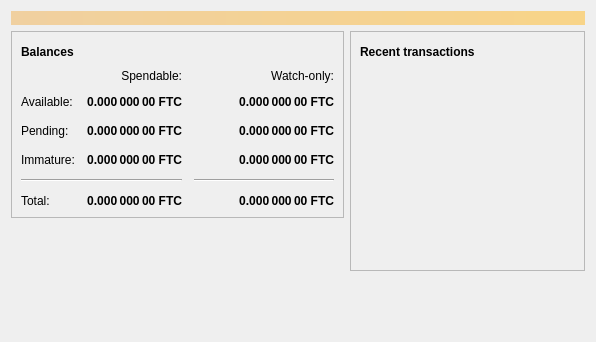
<?xml version="1.0" encoding="UTF-8"?>
<ui version="4.0">
 <class>OverviewPage</class>
 <widget class="QWidget" name="OverviewPage">
  <property name="geometry">
   <rect>
    <x>0</x>
    <y>0</y>
    <width>596</width>
    <height>342</height>
   </rect>
  </property>
  <property name="windowTitle">
   <string>Form</string>
  </property>
  <layout class="QVBoxLayout" name="topLayout">
   <item>
    <widget class="QLabel" name="labelAlerts">
     <property name="visible">
      <bool>false</bool>
     </property>
     <property name="styleSheet">
      <string notr="true">QLabel { background-color: qlineargradient(x1: 0, y1: 0, x2: 1, y2: 0, stop:0 #F0D0A0, stop:1 #F8D488); color:#000000; }</string>
     </property>
     <property name="wordWrap">
      <bool>true</bool>
     </property>
     <property name="margin">
      <number>3</number>
     </property>
     <property name="textInteractionFlags">
      <set>Qt::TextSelectableByMouse</set>
     </property>
    </widget>
   </item>
   <item>
    <layout class="QHBoxLayout" name="horizontalLayout" stretch="1,1">
     <item>
      <layout class="QVBoxLayout" name="verticalLayout_2">
       <item>
        <widget class="QFrame" name="frame">
         <property name="frameShape">
          <enum>QFrame::StyledPanel</enum>
         </property>
         <property name="frameShadow">
          <enum>QFrame::Raised</enum>
         </property>
         <layout class="QVBoxLayout" name="verticalLayout_4">
          <item>
           <layout class="QHBoxLayout" name="horizontalLayout_4">
            <item>
             <widget class="QLabel" name="label_5">
              <property name="font">
               <font>
                <weight>75</weight>
                <bold>true</bold>
               </font>
              </property>
              <property name="text">
               <string>Balances</string>
              </property>
             </widget>
            </item>
            <item>
             <widget class="QPushButton" name="labelWalletStatus">
              <property name="enabled">
               <bool>true</bool>
              </property>
              <property name="maximumSize">
               <size>
                <width>30</width>
                <height>16777215</height>
               </size>
              </property>
              <property name="toolTip">
               <string>The displayed information may be out of date. Your wallet automatically synchronizes with the Bitcoin network after a connection is established, but this process has not completed yet.</string>
              </property>
              <property name="text">
               <string/>
              </property>
              <property name="icon">
               <iconset resource="../bitcoin.qrc">
                <normaloff>:/icons/warning</normaloff>
                <disabledoff>:/icons/warning</disabledoff>:/icons/warning</iconset>
              </property>
              <property name="iconSize">
               <size>
                <width>24</width>
                <height>24</height>
               </size>
              </property>
              <property name="flat">
               <bool>true</bool>
              </property>
             </widget>
            </item>
            <item>
             <spacer name="horizontalSpacer_3">
              <property name="orientation">
               <enum>Qt::Horizontal</enum>
              </property>
              <property name="sizeHint" stdset="0">
               <size>
                <width>40</width>
                <height>20</height>
               </size>
              </property>
             </spacer>
            </item>
           </layout>
          </item>
          <item>
           <layout class="QGridLayout" name="gridLayout">
            <property name="spacing">
             <number>12</number>
            </property>
            <item row="2" column="2">
             <widget class="QLabel" name="labelWatchPending">
              <property name="font">
               <font>
                <weight>75</weight>
                <bold>true</bold>
               </font>
              </property>
              <property name="cursor">
               <cursorShape>IBeamCursor</cursorShape>
              </property>
              <property name="toolTip">
               <string>Unconfirmed transactions to watch-only addresses</string>
              </property>
              <property name="text">
               <string notr="true">0.000 000 00 FTC</string>
              </property>
              <property name="alignment">
               <set>Qt::AlignRight|Qt::AlignTrailing|Qt::AlignVCenter</set>
              </property>
              <property name="textInteractionFlags">
               <set>Qt::LinksAccessibleByMouse|Qt::TextSelectableByKeyboard|Qt::TextSelectableByMouse</set>
              </property>
             </widget>
            </item>
            <item row="2" column="1">
             <widget class="QLabel" name="labelUnconfirmed">
              <property name="font">
               <font>
                <weight>75</weight>
                <bold>true</bold>
               </font>
              </property>
              <property name="cursor">
               <cursorShape>IBeamCursor</cursorShape>
              </property>
              <property name="toolTip">
               <string>Total of transactions that have yet to be confirmed, and do not yet count toward the spendable balance</string>
              </property>
              <property name="text">
               <string notr="true">0.000 000 00 FTC</string>
              </property>
              <property name="alignment">
               <set>Qt::AlignRight|Qt::AlignTrailing|Qt::AlignVCenter</set>
              </property>
              <property name="textInteractionFlags">
               <set>Qt::LinksAccessibleByMouse|Qt::TextSelectableByKeyboard|Qt::TextSelectableByMouse</set>
              </property>
             </widget>
            </item>
            <item row="3" column="2">
             <widget class="QLabel" name="labelWatchImmature">
              <property name="font">
               <font>
                <weight>75</weight>
                <bold>true</bold>
               </font>
              </property>
              <property name="cursor">
               <cursorShape>IBeamCursor</cursorShape>
              </property>
              <property name="toolTip">
               <string>Mined balance in watch-only addresses that has not yet matured</string>
              </property>
              <property name="text">
               <string notr="true">0.000 000 00 FTC</string>
              </property>
              <property name="alignment">
               <set>Qt::AlignRight|Qt::AlignTrailing|Qt::AlignVCenter</set>
              </property>
              <property name="textInteractionFlags">
               <set>Qt::LinksAccessibleByMouse|Qt::TextSelectableByKeyboard|Qt::TextSelectableByMouse</set>
              </property>
             </widget>
            </item>
            <item row="4" column="0" colspan="2">
             <widget class="Line" name="line">
              <property name="orientation">
               <enum>Qt::Horizontal</enum>
              </property>
             </widget>
            </item>
            <item row="4" column="2">
             <widget class="Line" name="lineWatchBalance">
              <property name="sizePolicy">
               <sizepolicy hsizetype="Preferred" vsizetype="Fixed">
                <horstretch>0</horstretch>
                <verstretch>0</verstretch>
               </sizepolicy>
              </property>
              <property name="minimumSize">
               <size>
                <width>140</width>
                <height>0</height>
               </size>
              </property>
              <property name="orientation">
               <enum>Qt::Horizontal</enum>
              </property>
             </widget>
            </item>
            <item row="5" column="0">
             <widget class="QLabel" name="labelTotalText">
              <property name="text">
               <string>Total:</string>
              </property>
             </widget>
            </item>
            <item row="3" column="1">
             <widget class="QLabel" name="labelImmature">
              <property name="font">
               <font>
                <weight>75</weight>
                <bold>true</bold>
               </font>
              </property>
              <property name="cursor">
               <cursorShape>IBeamCursor</cursorShape>
              </property>
              <property name="toolTip">
               <string>Mined balance that has not yet matured</string>
              </property>
              <property name="text">
               <string notr="true">0.000 000 00 FTC</string>
              </property>
              <property name="alignment">
               <set>Qt::AlignRight|Qt::AlignTrailing|Qt::AlignVCenter</set>
              </property>
              <property name="textInteractionFlags">
               <set>Qt::LinksAccessibleByMouse|Qt::TextSelectableByKeyboard|Qt::TextSelectableByMouse</set>
              </property>
             </widget>
            </item>
            <item row="2" column="3">
             <spacer name="horizontalSpacer_2">
              <property name="orientation">
               <enum>Qt::Horizontal</enum>
              </property>
              <property name="sizeHint" stdset="0">
               <size>
                <width>40</width>
                <height>20</height>
               </size>
              </property>
             </spacer>
            </item>
            <item row="3" column="0">
             <widget class="QLabel" name="labelImmatureText">
              <property name="text">
               <string>Immature:</string>
              </property>
             </widget>
            </item>
            <item row="5" column="1">
             <widget class="QLabel" name="labelTotal">
              <property name="font">
               <font>
                <weight>75</weight>
                <bold>true</bold>
               </font>
              </property>
              <property name="cursor">
               <cursorShape>IBeamCursor</cursorShape>
              </property>
              <property name="toolTip">
               <string>Your current total balance</string>
              </property>
              <property name="text">
               <string notr="true">0.000 000 00 FTC</string>
              </property>
              <property name="alignment">
               <set>Qt::AlignRight|Qt::AlignTrailing|Qt::AlignVCenter</set>
              </property>
              <property name="textInteractionFlags">
               <set>Qt::LinksAccessibleByMouse|Qt::TextSelectableByKeyboard|Qt::TextSelectableByMouse</set>
              </property>
             </widget>
            </item>
            <item row="5" column="2">
             <widget class="QLabel" name="labelWatchTotal">
              <property name="font">
               <font>
                <weight>75</weight>
                <bold>true</bold>
               </font>
              </property>
              <property name="cursor">
               <cursorShape>IBeamCursor</cursorShape>
              </property>
              <property name="toolTip">
               <string>Current total balance in watch-only addresses</string>
              </property>
              <property name="text">
               <string notr="true">0.000 000 00 FTC</string>
              </property>
              <property name="alignment">
               <set>Qt::AlignRight|Qt::AlignTrailing|Qt::AlignVCenter</set>
              </property>
              <property name="textInteractionFlags">
               <set>Qt::LinksAccessibleByMouse|Qt::TextSelectableByKeyboard|Qt::TextSelectableByMouse</set>
              </property>
             </widget>
            </item>
            <item row="0" column="2">
             <widget class="QLabel" name="labelWatchonly">
              <property name="text">
               <string>Watch-only:</string>
              </property>
              <property name="alignment">
               <set>Qt::AlignRight|Qt::AlignTrailing|Qt::AlignVCenter</set>
              </property>
             </widget>
            </item>
            <item row="1" column="0">
             <widget class="QLabel" name="labelBalanceText">
              <property name="text">
               <string>Available:</string>
              </property>
             </widget>
            </item>
            <item row="1" column="1">
             <widget class="QLabel" name="labelBalance">
              <property name="font">
               <font>
                <weight>75</weight>
                <bold>true</bold>
               </font>
              </property>
              <property name="cursor">
               <cursorShape>IBeamCursor</cursorShape>
              </property>
              <property name="toolTip">
               <string>Your current spendable balance</string>
              </property>
              <property name="text">
               <string notr="true">0.000 000 00 FTC</string>
              </property>
              <property name="alignment">
               <set>Qt::AlignRight|Qt::AlignTrailing|Qt::AlignVCenter</set>
              </property>
              <property name="textInteractionFlags">
               <set>Qt::LinksAccessibleByMouse|Qt::TextSelectableByKeyboard|Qt::TextSelectableByMouse</set>
              </property>
             </widget>
            </item>
            <item row="1" column="2">
             <widget class="QLabel" name="labelWatchAvailable">
              <property name="font">
               <font>
                <weight>75</weight>
                <bold>true</bold>
               </font>
              </property>
              <property name="cursor">
               <cursorShape>IBeamCursor</cursorShape>
              </property>
              <property name="toolTip">
               <string>Your current balance in watch-only addresses</string>
              </property>
              <property name="text">
               <string notr="true">0.000 000 00 FTC</string>
              </property>
              <property name="alignment">
               <set>Qt::AlignRight|Qt::AlignTrailing|Qt::AlignVCenter</set>
              </property>
              <property name="textInteractionFlags">
               <set>Qt::LinksAccessibleByMouse|Qt::TextSelectableByKeyboard|Qt::TextSelectableByMouse</set>
              </property>
             </widget>
            </item>
            <item row="2" column="0">
             <widget class="QLabel" name="labelPendingText">
              <property name="text">
               <string>Pending:</string>
              </property>
             </widget>
            </item>
            <item row="0" column="1">
             <widget class="QLabel" name="labelSpendable">
              <property name="text">
               <string>Spendable:</string>
              </property>
              <property name="alignment">
               <set>Qt::AlignRight|Qt::AlignTrailing|Qt::AlignVCenter</set>
              </property>
             </widget>
            </item>
           </layout>
          </item>
         </layout>
        </widget>
       </item>
       <item>
        <spacer name="verticalSpacer">
         <property name="orientation">
          <enum>Qt::Vertical</enum>
         </property>
         <property name="sizeHint" stdset="0">
          <size>
           <width>20</width>
           <height>40</height>
          </size>
         </property>
        </spacer>
       </item>
      </layout>
     </item>
     <item>
      <layout class="QVBoxLayout" name="verticalLayout_3">
       <item>
        <widget class="QFrame" name="frame_2">
         <property name="frameShape">
          <enum>QFrame::StyledPanel</enum>
         </property>
         <property name="frameShadow">
          <enum>QFrame::Raised</enum>
         </property>
         <layout class="QVBoxLayout" name="verticalLayout">
          <item>
           <layout class="QHBoxLayout" name="horizontalLayout_2">
            <item>
             <widget class="QLabel" name="label_4">
              <property name="font">
               <font>
                <weight>75</weight>
                <bold>true</bold>
               </font>
              </property>
              <property name="text">
               <string>Recent transactions</string>
              </property>
             </widget>
            </item>
            <item>
             <widget class="QPushButton" name="labelTransactionsStatus">
              <property name="enabled">
               <bool>true</bool>
              </property>
              <property name="maximumSize">
               <size>
                <width>30</width>
                <height>16777215</height>
               </size>
              </property>
              <property name="toolTip">
               <string>The displayed information may be out of date. Your wallet automatically synchronizes with the Bitcoin network after a connection is established, but this process has not completed yet.</string>
              </property>
              <property name="text">
               <string/>
              </property>
              <property name="icon">
               <iconset resource="../bitcoin.qrc">
                <normaloff>:/icons/warning</normaloff>
                <disabledoff>:/icons/warning</disabledoff>:/icons/warning</iconset>
              </property>
              <property name="iconSize">
               <size>
                <width>24</width>
                <height>24</height>
               </size>
              </property>
              <property name="flat">
               <bool>true</bool>
              </property>
             </widget>
            </item>
            <item>
             <spacer name="horizontalSpacer">
              <property name="orientation">
               <enum>Qt::Horizontal</enum>
              </property>
              <property name="sizeHint" stdset="0">
               <size>
                <width>40</width>
                <height>20</height>
               </size>
              </property>
             </spacer>
            </item>
           </layout>
          </item>
          <item>
           <widget class="QListView" name="listTransactions">
            <property name="styleSheet">
             <string notr="true">QListView { background: transparent; }</string>
            </property>
            <property name="frameShape">
             <enum>QFrame::NoFrame</enum>
            </property>
            <property name="verticalScrollBarPolicy">
             <enum>Qt::ScrollBarAlwaysOff</enum>
            </property>
            <property name="horizontalScrollBarPolicy">
             <enum>Qt::ScrollBarAlwaysOff</enum>
            </property>
            <property name="selectionMode">
             <enum>QAbstractItemView::NoSelection</enum>
            </property>
           </widget>
          </item>
         </layout>
        </widget>
       </item>
       <item>
        <spacer name="verticalSpacer_2">
         <property name="orientation">
          <enum>Qt::Vertical</enum>
         </property>
         <property name="sizeHint" stdset="0">
          <size>
           <width>20</width>
           <height>40</height>
          </size>
         </property>
        </spacer>
       </item>
      </layout>
     </item>
    </layout>
   </item>
  </layout>
 </widget>
 <resources/>
 <connections/>
</ui>
